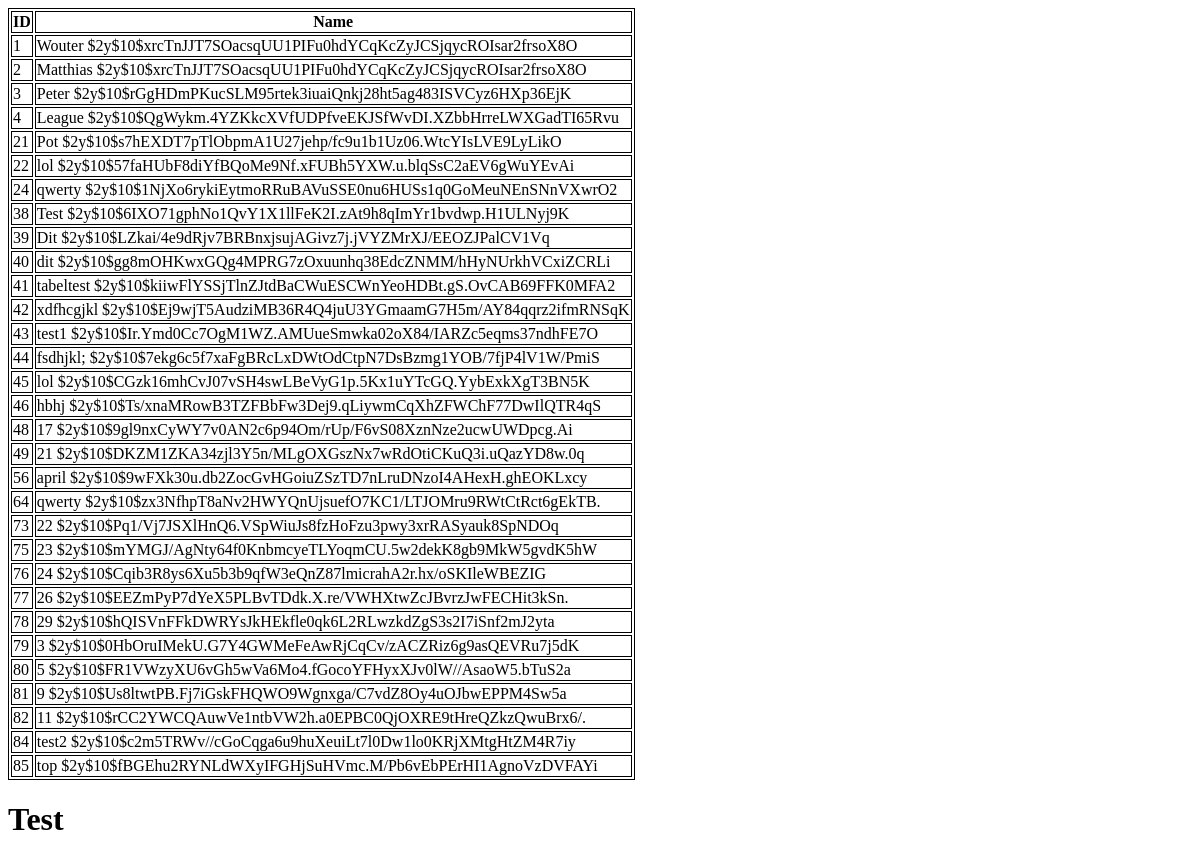
The app's page /test.php, older data.
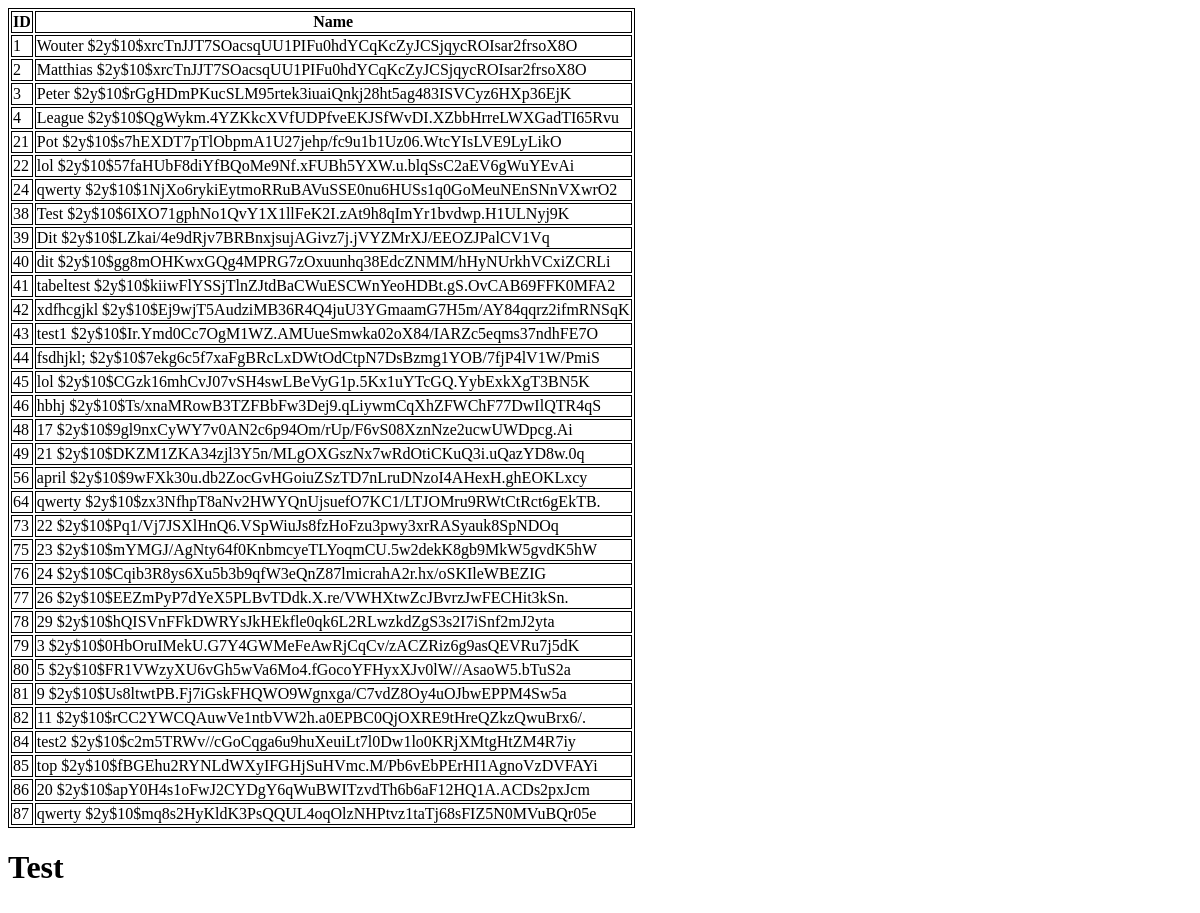
The same page, newer data.
### tables this page shows
CREATE TABLE `gb_account` (
  `ID` int(11) NOT NULL,
  `Username` varchar(30) NOT NULL,
  `Password` varchar(255) NOT NULL,
  `Name` varchar(30) NOT NULL,
  `LastName` varchar(30) NOT NULL,
  `Bio` varchar(500) DEFAULT NULL
);

### test.php (the view, shortened to what this page needs)
<!DOCTYPE html>
<html>
<head>
</head>
<body>
<?php
$servername = "localhost";
$username = "root";
$password = "";
$dbname = "gamingbuddy";
$conn = new mysqli($servername, $username, $password, $dbname);
$sql = "SELECT ID, Name, Password FROM gb_account";
$result = $conn->query($sql);
if ($result->num_rows > 0) {
    echo "<table><tr><th>ID</th><th>Name</th></tr>";
    while($row = $result->fetch_assoc()) {
        echo "<tr><td>" . $row["ID"]. "</td><td>" . $row["Name"]. " " . $row["Password"]. "</td></tr>";
    }
    echo "</table>";
} else {
    echo "0 results";
}
?>
<h1>Test</h1>
<br>
</body>
</html>

Row changes from the older to the newer data that the page shows:
added gb_account: ID "86", Name "20", Password "$2y$10$apY0H4s1oFwJ2CYDgY6qWuBWITzvdTh6b6aF12HQ1A.ACDs2pxJcm"
added gb_account: ID "87", Name "qwerty", Password "$2y$10$mq8s2HyKldK3PsQQUL4oqOlzNHPtvz1taTj68sFIZ5N0MVuBQr05e"
